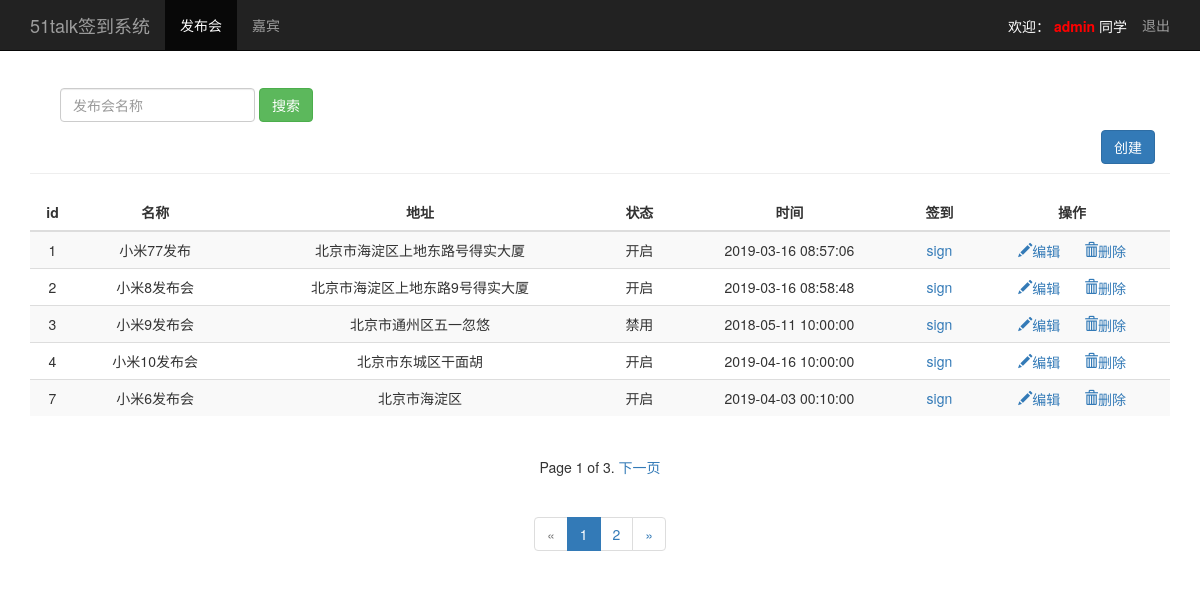
/event_manage/ (signed in), run on an earlier commit of the app's database.
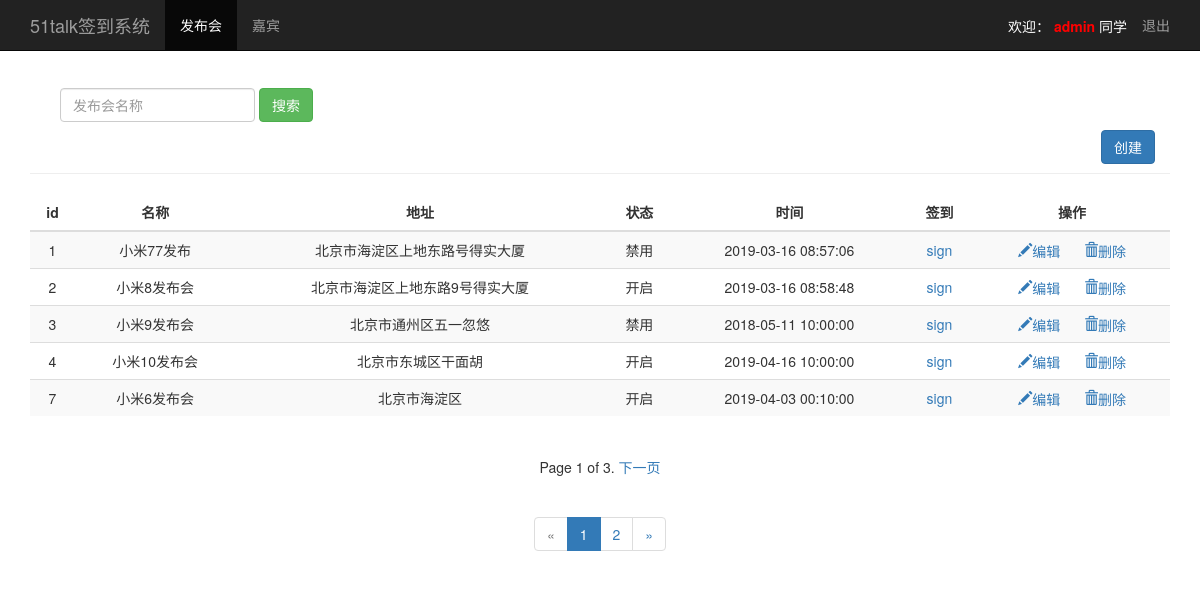
And on a later commit of the database.
### sign/models.py (models this page shows, shortened)
class Event(models.Model):
    name = models.CharField("发布会名称",max_length=100)
    limit = models.IntegerField("发布会人数")
    status = models.BooleanField("发布会状态")
    address = models.CharField("发布会地址",max_length=200)
    start_time = models.DateTimeField("发布会时间")
    create_time = models.DateTimeField(auto_now=True)
    class Meta:
        ordering = ['-id']

### sign/views.py (the view)
# urls.py: path('event_manage/',views.event_manage),
@login_required
def event_manage(request):
    username = request.session.get('user','')
    events = Event.objects.order_by('id') #按照id升序
    paginator = Paginator(events,5)
    paginator_count = paginator.count
    paginator_num_pages = paginator.num_pages
    l1 = []
    for n1 in range (1,paginator_num_pages+1):
        l1.append(n1)
    page = request.GET.get('page')
    try:
        contacts = paginator.page(page)
        print ("contacts---------->1",contacts)
    except PageNotAnInteger:
        contacts = paginator.page(1)
        print ("contacts---------->2",contacts)
    except EmptyPage:
        contacts = paginator.page(paginator.num_pages)
        print ("contacts---------->3",contacts)
    print("contacts---------->4", contacts)
    return render(request,"event_manage.html",{"user":username,"events":contacts,
                                               "type":"list","search_result":"result_data",
                                               "nums":l1,"page":page})

### sign/templates/event_manage.html (shortened to what the changed rows need)
<!DOCTYPE html>
<html lang="zh-CN">
  <head>
      {% load bootstrap3 %}
      {% bootstrap_css %}
  </head>
<body>
      {% if type == "list" %}
      <div class="container theme-showcase" role="main">
          <div class="row">
              <div class="col-md-6" style="width:1170px;">
                  <table class="table table-striped" style="text-align:center">
                      <thead>
                          <tr>
                              <th style="text-align: center;vertical-align: middle">id</th>
                              <th style="text-align: center;vertical-align: middle">名称</th>
                              <th style="text-align: center;vertical-align: middle">地址</th>
                              <th style="text-align: center;vertical-align: middle">状态</th>
                              <th style="text-align: center;vertical-align: middle">时间</th>
                              <th style="text-align: center;vertical-align: middle">签到</th>
                              <th style="text-align: center;vertical-align: middle">操作</th>
                          </tr>
                      </thead>
                      <tbody>
                          {% for event in events %}
                              <tr>
                                  <td>{{ event.id}}</td>
                                  <td>{{ event.name}}</td>
                                  <td>{{ event.address}}</td>
                                  <td>{% if event.status == True %}
                                      <span>开启</span>
                                      {% elif event.status == False %}
                                      <span>禁用</span>
                                      {% endif %}
                                  </td>
                                  <td>{{ event.start_time | date:"Y-m-d H:i:s" }}</td>
                                  <td><a href="/sign_index/{{ event.id }}/" target="{{ event.id }}_blank">sign</a></td>
                                  <td>
                                      <a href="/event_manage/edit_event/{{ event.id }}/">
                                          <i class="glyphicon glyphicon-pencil">编辑</i>
                                      </a>
                                      <a href="#" style="margin-left:20px;">
                                          <i class="glyphicon glyphicon-trash">删除</i>
                                      </a>
                                  </td>
                              </tr>
                          {% endfor %}
                      </tbody>
                  </table>
              </div>
          </div>
     </div>
     {% endif %}
</body>
</html>

What changed in the data, as far as the page shows it:
changed Event "小米77发布": status "开启" → "禁用"
